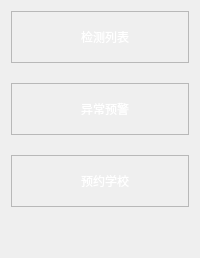
          <widget class="QFrame" name="frame_5">
           <property name="minimumSize">
            <size>
             <width>160</width>
             <height>0</height>
            </size>
           </property>
           <property name="styleSheet">
            <string notr="true"/>
           </property>
           <layout class="QVBoxLayout" name="verticalLayout_11">
            <property name="spacing">
             <number>30</number>
            </property>
            <item>
             <layout class="QVBoxLayout" name="verticalLayout_4">
              <property name="spacing">
               <number>20</number>
              </property>
              <item>
               <widget class="QFrame" name="frame_8">
                <property name="frameShape">
                 <enum>QFrame::StyledPanel</enum>
                </property>
                <property name="frameShadow">
                 <enum>QFrame::Raised</enum>
                </property>
                <layout class="QHBoxLayout" name="horizontalLayout_8">
                 <property name="spacing">
                  <number>0</number>
                 </property>
                 <property name="leftMargin">
                  <number>0</number>
                 </property>
                 <property name="topMargin">
                  <number>0</number>
                 </property>
                 <property name="rightMargin">
                  <number>0</number>
                 </property>
                 <property name="bottomMargin">
                  <number>0</number>
                 </property>
                 <item>
                  <widget class="QLabel" name="label_7">
                   <property name="maximumSize">
                    <size>
                     <width>10</width>
                     <height>50</height>
                    </size>
                   </property>
                   <property name="styleSheet">
                    <string notr="true"> QLabel {
        background-color: transparent;  /* 设置背景颜色 */
        border-radius: 4px;  /* 设置圆角半径，值越大圆角越明显 */

    }</string>
                   </property>
                   <property name="text">
                    <string/>
                   </property>
                  </widget>
                 </item>
                 <item>
                  <widget class="QPushButton" name="print_button_3">
                   <property name="minimumSize">
                    <size>
                     <width>115</width>
                     <height>50</height>
                    </size>
                   </property>
                   <property name="styleSheet">
                    <string notr="true">QPushButton {
        background-color: transparent;
        border: none;
		color: white;
		font: 75 12pt &quot;微软雅黑&quot;;
    }
QPushButton:hover {
         background-color: rgba(255, 255, 255, 0.5);
    }</string>
                   </property>
                   <property name="text">
                    <string>检测列表</string>
                   </property>
                   <property name="icon">
                    <iconset resource="../db_master.qrc">
                     <normaloff>:/icon/res/检测的报告.png</normaloff>:/icon/res/检测的报告.png</iconset>
                   </property>
                   <property name="iconSize">
                    <size>
                     <width>25</width>
                     <height>25</height>
                    </size>
                   </property>
                   <property name="checkable">
                    <bool>true</bool>
                   </property>
                  </widget>
                 </item>
                </layout>
               </widget>
              </item>
              <item>
               <widget class="QFrame" name="frame_9">
                <property name="frameShape">
                 <enum>QFrame::StyledPanel</enum>
                </property>
                <property name="frameShadow">
                 <enum>QFrame::Raised</enum>
                </property>
                <layout class="QHBoxLayout" name="horizontalLayout_15">
                 <property name="spacing">
                  <number>0</number>
                 </property>
                 <property name="leftMargin">
                  <number>0</number>
                 </property>
                 <property name="topMargin">
                  <number>0</number>
                 </property>
                 <property name="rightMargin">
                  <number>0</number>
                 </property>
                 <property name="bottomMargin">
                  <number>0</number>
                 </property>
                 <item>
                  <widget class="QLabel" name="label_16">
                   <property name="maximumSize">
                    <size>
                     <width>10</width>
                     <height>50</height>
                    </size>
                   </property>
                   <property name="styleSheet">
                    <string notr="true"> QLabel {
        background-color: transparent;  /* 设置背景颜色 */
        border-radius: 4px;  /* 设置圆角半径，值越大圆角越明显 */

    }</string>
                   </property>
                   <property name="text">
                    <string/>
                   </property>
                  </widget>
                 </item>
                 <item>
                  <widget class="QPushButton" name="save_button_4">
                   <property name="minimumSize">
                    <size>
                     <width>115</width>
                     <height>50</height>
                    </size>
                   </property>
                   <property name="styleSheet">
                    <string notr="true">QPushButton {
        background-color: transparent;
        border: none;
		color: white;
		font: 75 12pt &quot;微软雅黑&quot;;
    }
QPushButton:hover {
         background-color: rgba(255, 255, 255, 0.5);
    }</string>
                   </property>
                   <property name="text">
                    <string>异常预警</string>
                   </property>
                   <property name="icon">
                    <iconset resource="../db_master.qrc">
                     <normaloff>:/icon/res/历史的统计.png</normaloff>:/icon/res/历史的统计.png</iconset>
                   </property>
                   <property name="iconSize">
                    <size>
                     <width>32</width>
                     <height>32</height>
                    </size>
                   </property>
                   <property name="checkable">
                    <bool>true</bool>
                   </property>
                  </widget>
                 </item>
                </layout>
               </widget>
              </item>
              <item>
               <widget class="QFrame" name="frame_10">
                <property name="frameShape">
                 <enum>QFrame::StyledPanel</enum>
                </property>
                <property name="frameShadow">
                 <enum>QFrame::Raised</enum>
                </property>
                <layout class="QHBoxLayout" name="horizontalLayout_12">
                 <property name="spacing">
                  <number>0</number>
                 </property>
                 <property name="leftMargin">
                  <number>0</number>
                 </property>
                 <property name="topMargin">
                  <number>0</number>
                 </property>
                 <property name="rightMargin">
                  <number>0</number>
                 </property>
                 <property name="bottomMargin">
                  <number>0</number>
                 </property>
                 <item>
                  <widget class="QLabel" name="label_14">
                   <property name="maximumSize">
                    <size>
                     <width>10</width>
                     <height>50</height>
                    </size>
                   </property>
                   <property name="styleSheet">
                    <string notr="true"> QLabel {
        background-color: transparent;  /* 设置背景颜色 */
        border-radius: 4px;  /* 设置圆角半径，值越大圆角越明显 */

    }</string>
                   </property>
                   <property name="text">
                    <string/>
                   </property>
                  </widget>
                 </item>
                 <item>
                  <widget class="QPushButton" name="save_button_3">
                   <property name="minimumSize">
                    <size>
                     <width>115</width>
                     <height>50</height>
                    </size>
                   </property>
                   <property name="styleSheet">
                    <string notr="true">QPushButton {
        background-color: transparent;
        border: none;
		color: white;
		font: 75 12pt &quot;微软雅黑&quot;;
    }
QPushButton:hover {
         background-color: rgba(255, 255, 255, 0.5);
    }</string>
                   </property>
                   <property name="text">
                    <string>预约学校</string>
                   </property>
                   <property name="icon">
                    <iconset resource="../db_master.qrc">
                     <normaloff>:/icon/res/历史的统计.png</normaloff>:/icon/res/历史的统计.png</iconset>
                   </property>
                   <property name="iconSize">
                    <size>
                     <width>32</width>
                     <height>32</height>
                    </size>
                   </property>
                   <property name="checkable">
                    <bool>true</bool>
                   </property>
                  </widget>
                 </item>
                </layout>
               </widget>
              </item>
             </layout>
            </item>
            <item>
             <spacer name="verticalSpacer_2">
              <property name="orientation">
               <enum>Qt::Vertical</enum>
              </property>
              <property name="sizeHint" stdset="0">
               <size>
                <width>20</width>
                <height>40</height>
               </size>
              </property>
             </spacer>
            </item>
           </layout>
          </widget>
